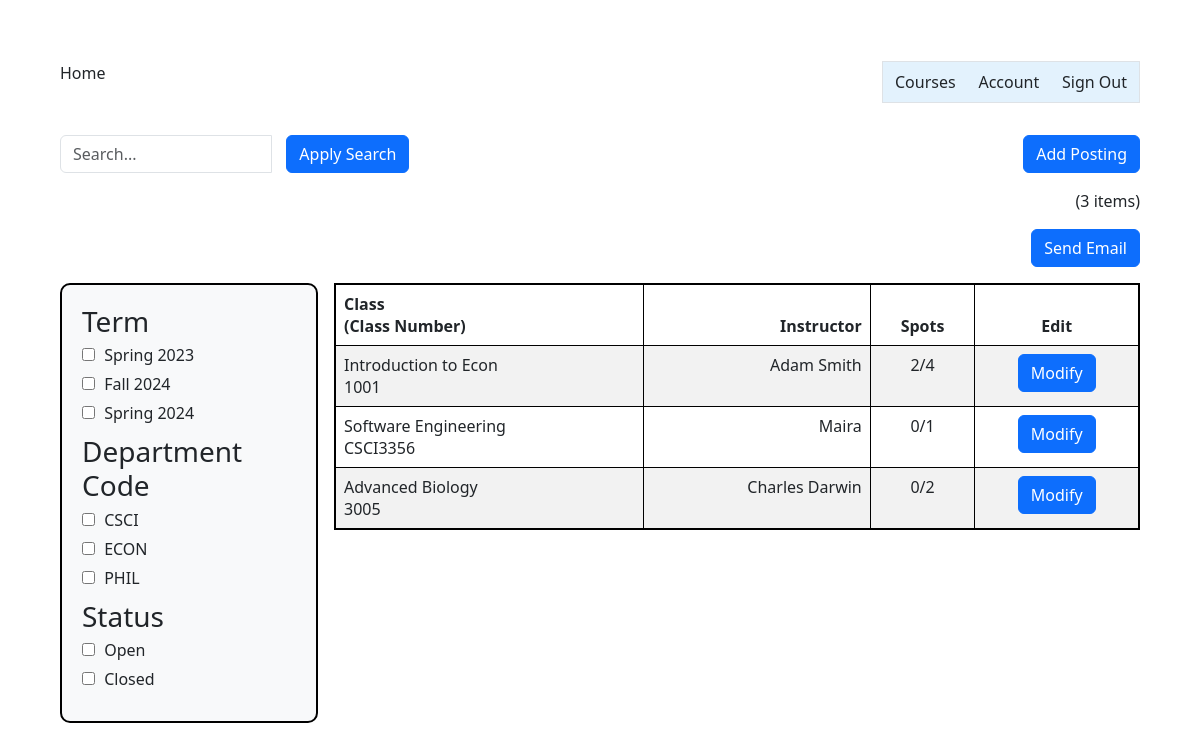
Before: /admin_summary/ with the older database file.
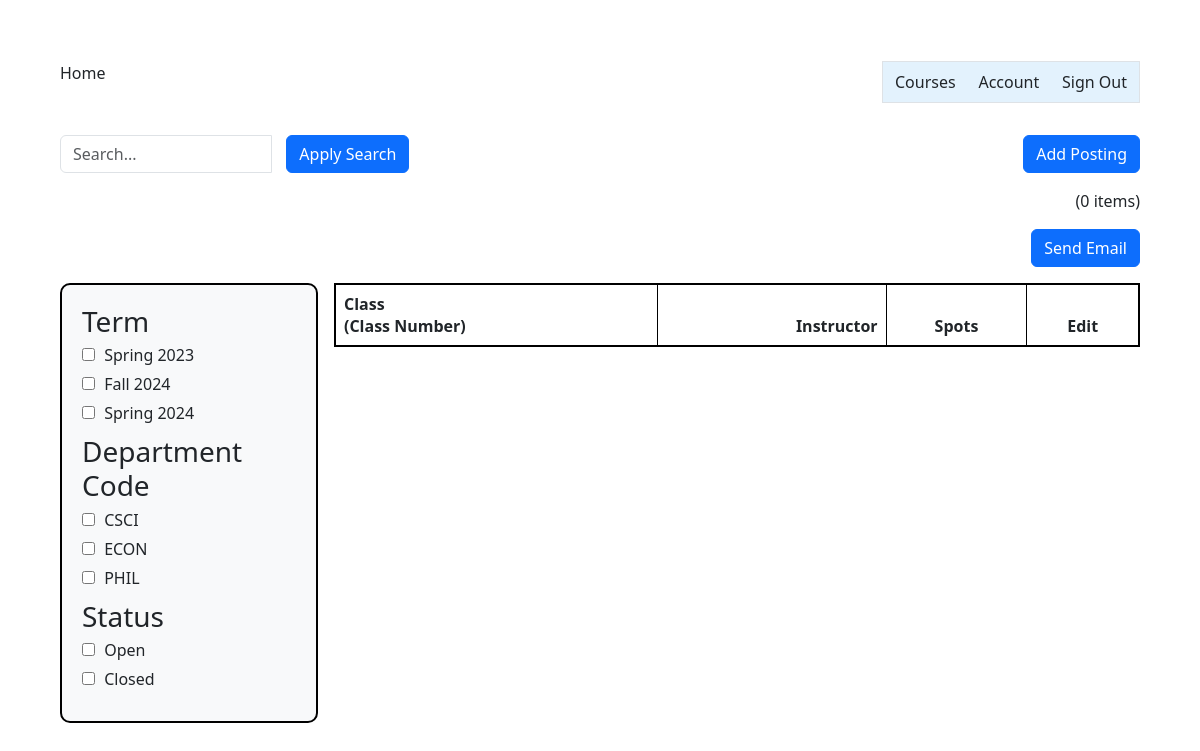
After: the same page with the newer database file.
### InstructorAddCourse/models.py (models this page shows)
class InstructorAddCourse(models.Model):
	course_name = models.CharField(max_length=255)
	course_number = models.CharField(max_length=255)
	course_instructor = models.CharField(max_length=255)
	course_description = models.CharField(max_length=800)
	total_time_commitment = models.DecimalField(max_digits=2, decimal_places=0, validators=[MinValueValidator(0)], default=0)
	has_discussion = models.CharField(choices=[('yes', 'Yes'),('no', 'No')], max_length=50, default='')
	num_ta_needed = models.DecimalField(max_digits=2, decimal_places=0, validators=[MinValueValidator(0)], default=0)
	curr_num_ta = models.IntegerField(default=0)
	graded_meeting = models.CharField(choices=[('yes', 'Yes'),('no', 'No')], max_length=50, default='')
	office_hours = models.DecimalField(max_digits=2, decimal_places=0, validators=[MinValueValidator(0)], default=0)
	other_info = models.CharField(max_length=800, default=None)

### adminSummary/views.py (the view)
# urls.py: path('admin_summary/', admin_summary_view),
def admin_summary_view(response):
    search_query = response.GET.get('q', '')
    status_filter = response.GET.get('status', '')
    course_objects = InstructorAddCourse.objects.all()
    applied_filters = []
    if search_query:
        course_objects = course_objects.filter(
            course_name__icontains=search_query)
        applied_filters.append(('q', search_query))
    if status_filter:
        if status_filter in ['Open', 'Closed']:
            course_objects = [course for course in course_objects if get_status(
                course) == status_filter]
            applied_filters.append(('status', status_filter))
    else:
        applied_filters = [f for f in applied_filters if f[0] != 'status']
    if response.GET.get('my_checkbox'):
        course_objects = course_objects.filter(has_discussion=True)
    course_count = len(course_objects)
    context = {'course_objects': course_objects,
               'course_count': course_count, 'applied_filters': applied_filters}
    return render(response, "adminSummary.html", context)

### templates/adminSummary.html (shortened to what this page needs)
{% extends 'appbase.html' %} {% block content %} {% load static %} {% load static admin_templatetags %}
<!DOCTYPE html>
<html>
  <head>
    <link rel="stylesheet" href="{% static 'adminSummary.css' %}" />
  </head>
  <body>
    <div class="container-fluid">
      <form method="get">
      <div class="row">
        <div class="col-md-4">
            <div class="input-group">
              <input
                type="text"
                class="form-control"
                id="search"
                name="q"
                placeholder="Search..."
              />
              <div class="input-group-btn input-space">
                <button type="submit" class="btn btn-primary">
                  Apply Search
                </button>
              </div>
            </div>
        </div>
        <div class="col-md-4">
        </div>
        <div class="col-md-4">
          <div class="text-end">
            <button id="add-posting-btn" class="btn btn-primary">
              Add Posting
            </button>
          </div>
        </div>
      </div>
      <div class="row" id="item-row">
        <div class="col-sm">
          <div class="text-end">({{course_count}} items)</div>
        </div>
      </div>
      <div class="row" id="item-row">
        <div class="col-sm">
          <div class="text-end">
            <a href="{% url 'send_email' %}">
              <button type="button" class="btn btn-primary">Send Email</button>
            </a>
          </div>
        </div>
      </div>
      <div class="row">
        <div class="col-sm-3">
          <div class="filter-box">
            <div class="filter-group">
              <h3>Term</h3>
              <label
                ><input type="checkbox" name="term" value="Spring 2023" /> Spring
                2023</label
              >
              <label
                ><input type="checkbox" name="term" value="Fall 2024" /> Fall
                2024</label
              >
              <label
                ><input type="checkbox" name="term" value="Spring 2024" />
                Spring 2024</label
              >
            </div>
            <div class="filter-group">
              <h3>Department Code</h3>
              <label
                ><input type="checkbox" name="dept-code" value="CSCI" /> CSCI</label
              >
              <label
                ><input type="checkbox" name="dept-code" value="ECON" /> ECON</label
              >
              <label
                ><input type="checkbox" name="color" value="green" />
                PHIL</label
              >
            </div>
            <div class="filter-group">
              <h3>Status</h3>
              <label>
                <input type="checkbox" name="status" value="Open"/> Open
            </label>
            <label>
                <input type="checkbox" name="status" value="Closed"/> Closed
            </label>
            </div>
          </div>
        </div>
        <div class="col-sm-9">
          <table class="table table-striped table-bordered table-hover">
            <thead>
              <tr>
                <th>Class<br />(Class Number)</th>
                <th class="text-end">Instructor</th>
                <th class="text-center">Spots</th>
                <th class="text-center">Edit</th>
              </tr>
            </thead>
            <tbody id="table-body">
              {% for course in course_objects %}
              <tr>
                <td>{{ course.course_name }}<br />{{ course.course_number}}</td>
                <td class="text-end">{{ course.course_instructor }}</td>
                <td class="text-center">
                  {{course.curr_num_ta}}/{{ course.num_ta_needed }}
                </td>
                <td class="text-center">
                  <button type="button" class="btn btn-primary">Modify</button>
                </td>
              </tr>
              {% endfor %}
            </tbody>
          </table>
        </div>
      </div>
    </form>
    </div>
  </body>
</html>
{% endblock %}

Changed rows visible on the page:
removed InstructorAddCourse: course_name "Introduction to Econ", course_number "1001", course_instructor "Adam Smith", curr_num_ta "2", num_ta_needed "4"
removed InstructorAddCourse: course_name "Software Engineering", course_number "CSCI3356", course_instructor "Maira", curr_num_ta "0", num_ta_needed "1"
removed InstructorAddCourse: course_name "Advanced Biology", course_number "3005", course_instructor "Charles Darwin", curr_num_ta "0", num_ta_needed "2"
Other visible differences:
{{ course_count }}: "3" → "0"
